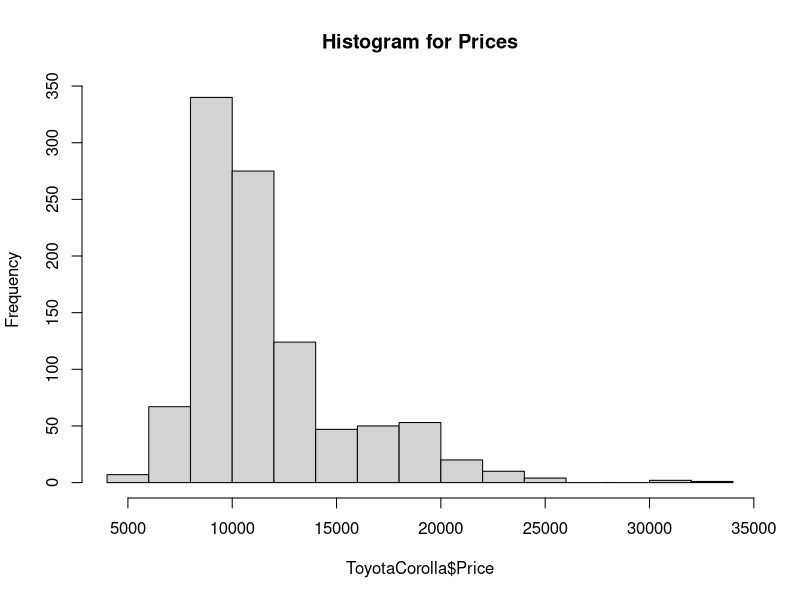
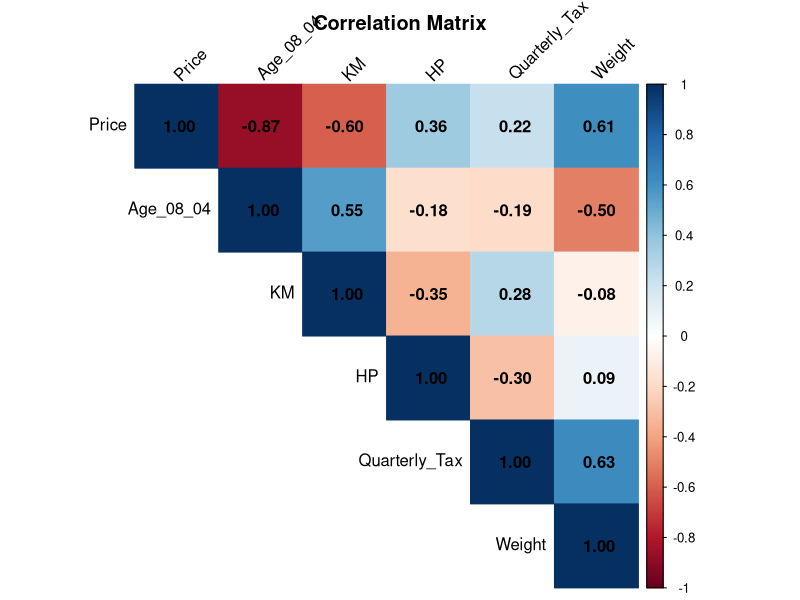
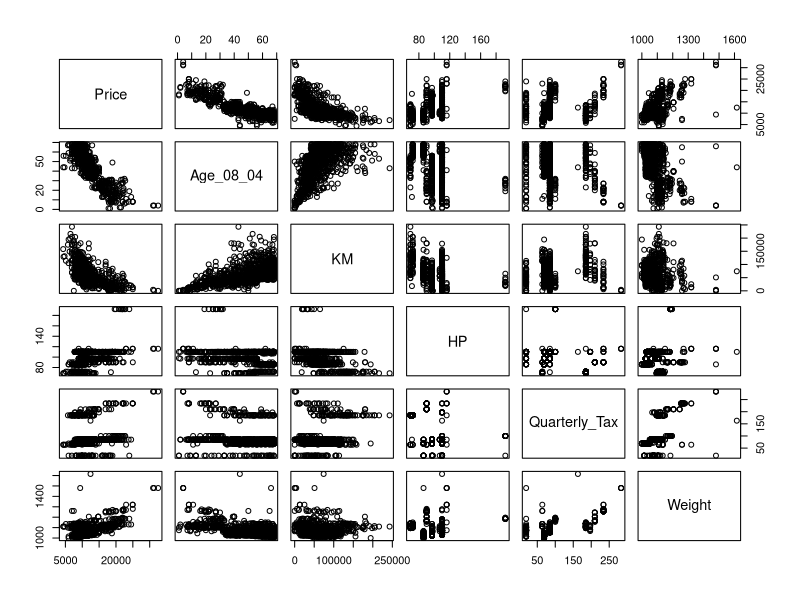

Write the R code that produced these figures, in order. (Note: this script raises an error after producing the figures.)
# Read the dataset file
ToyotaCorolla = read.csv("ToyotaCorolla.csv")
str(ToyotaCorolla)
dim(ToyotaCorolla)
ToyotaCorolla = ToyotaCorolla[1:1000,]
ToyotaCorolla = ToyotaCorolla[, c("Price", "Age_08_04", "KM", "Fuel_Type", "HP", "Met_Color", "Automatic", "Doors", "Quarterly_Tax", "Weight")]

# Convert the categorical data to factor
ToyotaCorolla[, c("Fuel_Type", "Met_Color", "Automatic")] <- lapply(ToyotaCorolla[, c("Fuel_Type", "Met_Color", "Automatic")], as.factor)


# Create a histogram for outcome variable
hist(ToyotaCorolla$Price, main = "Histogram for Prices")

# Exploring Relationships Among Features: The Correlation Matrix
correlation_matrix = cor(ToyotaCorolla[c("Price", "Age_08_04", "KM", "HP", "Quarterly_Tax", "Weight")])

library(corrplot)
# Set up the plot size
par(mar = c(2, 2, 2, 2))
# Create the correlation matrix plot
corrplot(correlation_matrix, method = "color", type = "upper", tl.col = "black", tl.srt = 45, addCoef.col = "black")
# Add a title
title(main = "Correlation Matrix", line = 0.5)

pairs(ToyotaCorolla[c("Price", "Age_08_04", "KM", "HP", "Quarterly_Tax", "Weight")])
pairs.panels(ToyotaCorolla[c("Price", "Age_08_04", "KM", "HP", "Quarterly_Tax", "Weight")])



# Model Fitting
library(caret)
set.seed(2023)
data_partition = createDataPartition(ToyotaCorolla$Price, p=0.6, list = FALSE)
train_data= ToyotaCorolla[data_partition,]
test_data= ToyotaCorolla[-data_partition,]

LM_Model = lm(Price~., data = ToyotaCorolla)
summary(LM_Model)

# Predict on test data
test_predict= predict(LM_Model, test_data)
summary(test_predict)

# Compare with observed values for outcome variable
summary(test_data$Price)

# Calculate correlation coefficient
correlation <- cor(test_predict, test_data$Price)

# Print the correlation coefficient
cat("Correlation Coefficient:", correlation)



# Use rpart for Increase the model performance 
library(rpart)
Rpart_Model<-rpart(Price~., data= train_data)
Rpart_Model

# Predict on test data
test_predict1 = predict(Rpart_Model, test_data)
summary(Rpart_Model)


# Evaluating Performance with Mean Absolute Error
MAE<-function(obs, pred){
  mean(abs(obs-pred))
}
MAE(test_data$Price, test_predict)
MAE(test_data$Price, test_predict1)

